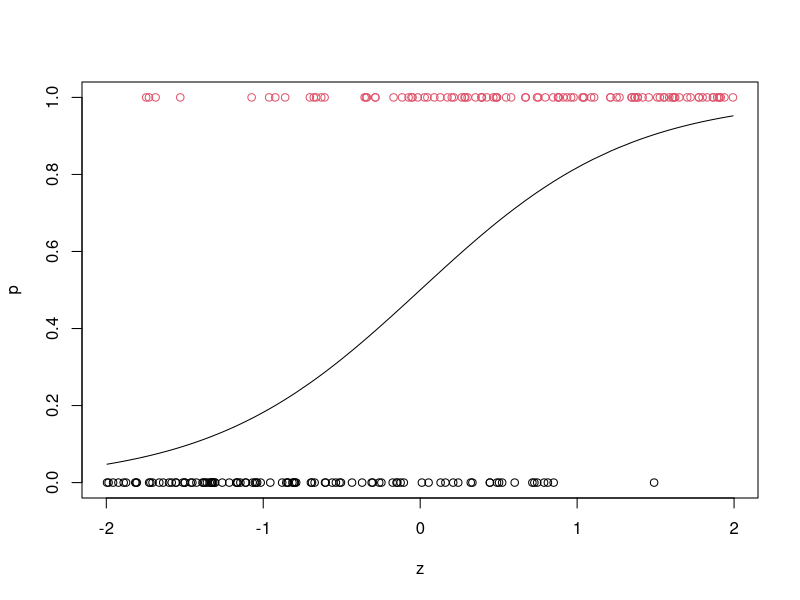
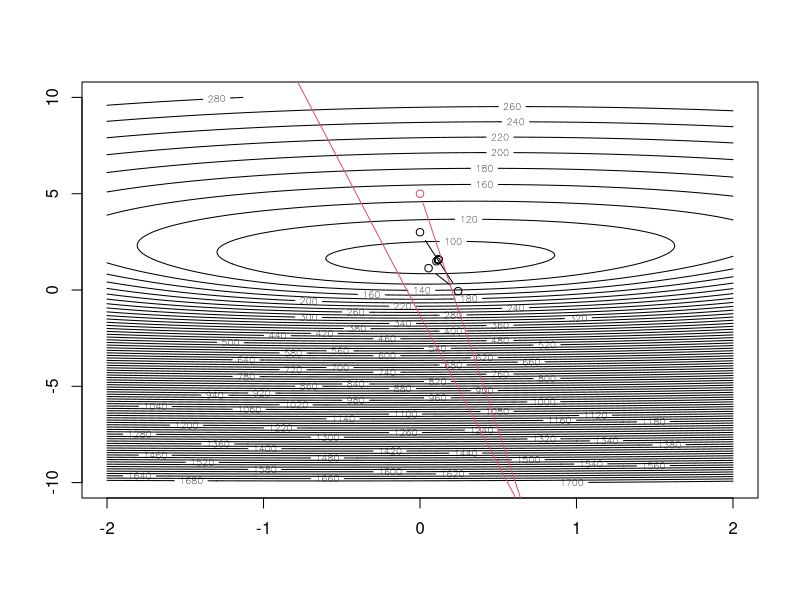

Recreate these plots in R, in order.
# function to compute logistic regression -log likelihood, -score and
# information. b=parameters, r=binary response, z=covariate
lik_score_info <- function(b,r,z) {
        u <- b[1]+b[2]*z
        u2 <- exp(u)
        l <- -sum(u*r-log(1+u2))
        p <- u2/(1+u2)
        s <- -c(sum(r-p),sum(z*(r-p)))
        v <- matrix(c(sum(p*(1-p)),sum(z*p*(1-p)),0,sum(z*z*p*(1-p))),2,2)
        v[1,2] <- v[2,1]
        list(neg.loglik=l,neg.score=s,inf=v)
}

neg_logp_logistic <- function (b, z, r)
{
    u <- b[1]+b[2]*z
    u2 <- exp(u)
    -sum(u*r-log(1+u2))
}

####### a function for finding MLE with newton method
mle_logistic_nr <- function(b0, no_iter, r, z, debug=FALSE)
{
    result_nr <- matrix(0,no_iter+1, 3)
    colnames(result_nr) <- c('beta0','beta1','neg_loglike')
    result_nr[1,] <- c(b0, 0)

    for( i in 1:no_iter + 1)
    {
         q <- lik_score_info(result_nr[i-1,1:2],r,z)
         result_nr[i,1:2] <-   result_nr[i-1,1:2] - solve(q$inf,q$neg.score)
         result_nr[i-1,3] <- q$neg.loglik
         if(debug) print(result_nr[i-1,])
    }
    result_nr[-(no_iter+1),]
}


## generate a data set

gen_logistic_data <- function(b,n)
{
    z <- sort(runif(n, -2,2))
    emu <- exp(b[1]+z*b[2])
    p <- emu/(1+emu)
    r <- (runif(n)<p)*1
    plot (z, p, type = "l",ylim=c(0,1))
    points (z, r, col = r+1)
    list(z=z,r=r)
}

data <- gen_logistic_data(c(0,1.5),200)

# using self-programmed newton method
mle_logistic_nr(c(0,3),15,data$r,data$z) 
mle_logistic_nr(c(0,5),15,data$r,data$z)

## look at contour of bivariate log likelihood

B0 <- seq (-2, 2, by = 0.1)
B1 <- seq (-10, 10, by = 0.1)
loglike_values <- matrix (0, length (B0), length (B1))
for (i in 1:length (B0)) {
    for (j in 1:length (B1))
    {
        loglike_values[i,j] <- 
            neg_logp_logistic (c(B0[i], B1[j]),z = data$z, r = data$r )
    }
}
contour (B0, B1, loglike_values, nlevels = 100)
points(mle_logistic_nr(c(0,3),15,data$r,data$z), col = 1, type = "b") 
points(mle_logistic_nr(c(0,5),15,data$r,data$z), col = 2, type = "b") 

###### Find MLE using nlm function
nlm (neg_logp_logistic, c(0,0), z = data$z, r = data$r, hessian = T) -> logit_nlm
nlm (neg_logp_logistic, c(0,5), z = data$z, r = data$r, hessian = T)
nlm (neg_logp_logistic, c(-10, -10), z = data$z, r = data$r, hessian = T)

# find MLE standard errors using hessian of negative log likelihood
sds <- sqrt (diag (solve(logit_nlm$hessian))); sds

###### find MLE using glm function

logitfit_glm <- glm (r ~ z, family = binomial(), data = data)
summary (logitfit_glm)

logitfit_glm <- glm (r ~ z, family = binomial(), data = data, start = c(0,0))
summary (logitfit_glm)

logitfit_glm <- glm (r ~ z, family = binomial(), data = data, start = c(0,2))
summary (logitfit_glm)

logitfit_glm <- glm (r ~ z, family = binomial(), data = data, start = c(0,3))
summary (logitfit_glm)
